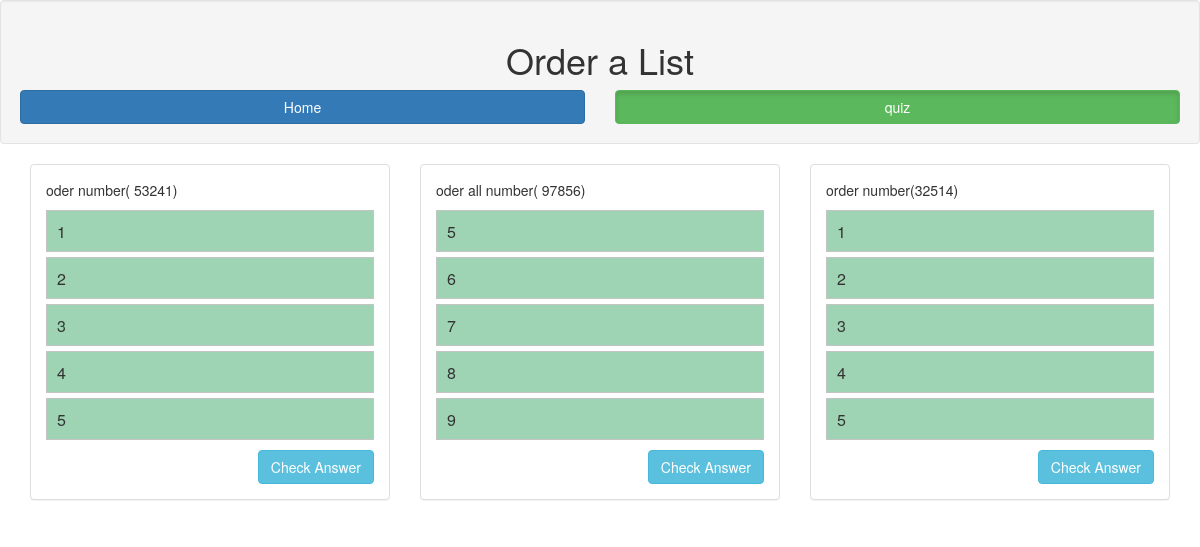
The app's page /answers.php with its own data.
### tables this page shows
CREATE TABLE IF NOT EXISTS `master_questions` (
  `ques_id` int(11) NOT NULL AUTO_INCREMENT,
  `ques_desc` text NOT NULL,
  `ans` text NOT NULL,
  `correct_order` varchar(100) NOT NULL,
  `date_added` timestamp NOT NULL DEFAULT CURRENT_TIMESTAMP ON UPDATE CURRENT_TIMESTAMP,
  `ques_status` int(11) NOT NULL DEFAULT '1',
  PRIMARY KEY (`ques_id`)
);

### answers.php (the view, shortened to what this page needs)
<?php
 include('pages/connection.php');
  $query = "select * from master_questions where ques_status = 1 order by date_added desc";
  $result = mysqli_query($con, $query);
?>
<html>
<head>
	<link href="css/style.css" rel="stylesheet">
	<link href="css/bootstrap.min.css" rel="stylesheet">
</head>
<body>
	<section class="showcase showcase-2">
		<div class="well">
	      <h1 class="text-center">Order a List</h1>
	      <div class="row text-center">
              <div class = 'col-xs-6'>
                  <a href="index.php" class="btn btn-primary btn-block">Home</a>
              </div>
              <div class = 'col-xs-6'>
                  <a href="answers.php" class="btn btn-primary btn-block active">quiz</a>
              </div>
	      </div>
	    </div>
		<div class="container-fluid">
		<?php
	 		while($row = mysqli_fetch_array($result)){
				$n = 1;
				echo"<div class='col-md-4'>
		  			<div class='panel panel-default'>
		    			<div class='panel-body'>
		      				<p>". $row['ques_desc'] ."</p>
		      				<ul class='drag-list'>";
		      				$answers = explode(',',$row['ans'],-1);
			  				foreach($answers as $ans){
			    				echo"<li><span class='drag-area order-list_". $row['ques_id'] ."' data-value='". $n."'>". $ans ."</span></li>";
			    				$n++;
			  				}
		      				echo"</ul>
			  				<p style='display:none' id='correct_format_". $row['ques_id'] ."'>". $row['correct_order'] ."</p>
		      				<button id='check_answer_". $row['ques_id'] ."' onClick='check_answer(this.id)' class='btn btn-info pull-right'>Check Answer</button>
		    			</div>
		  			</div>
				</div>";
			}
		?>
		</div>
	</section>
</body>
</html>

### css/style.css (style rules this page uses)
body { font-family: arial; background: rgb(242, 244, 246); -webkit-user-select: none; -moz-user-select: none; -ms-user-select: none; user-select: none; }
.drag-list { width: auto; margin-left: -40px; }
.drag-list > li { list-style: none; background: rgb(255, 255, 255); border: 1px solid rgb(196, 196, 196); margin: 5px 0; font-size: 16px; }
.drag-list .drag-area { display: inline-block; background: rgb(158, 211, 179); width: 100%; height: 40px; vertical-align: top; padding:10px; cursor: move; }
.btn.btn-primary.active, .btn.btn-primary:active { color: #fff; background-color: #5cb85c; border-color: #5cb85c; outline: none; }

### records on screen
master_questions: ques_desc "oder number( 53241)", ans "1", ans "2", ans "3", ans "4", ans "5"
master_questions: ques_desc "oder all number( 97856)", ans "5", $row['ques_id'] 2 (drawn), ans "6", ans "7", ans "8", ans "9"
master_questions: ques_desc "order number(32514)", ans "1", ans "2", ans "3", ans "4", ans "5"
